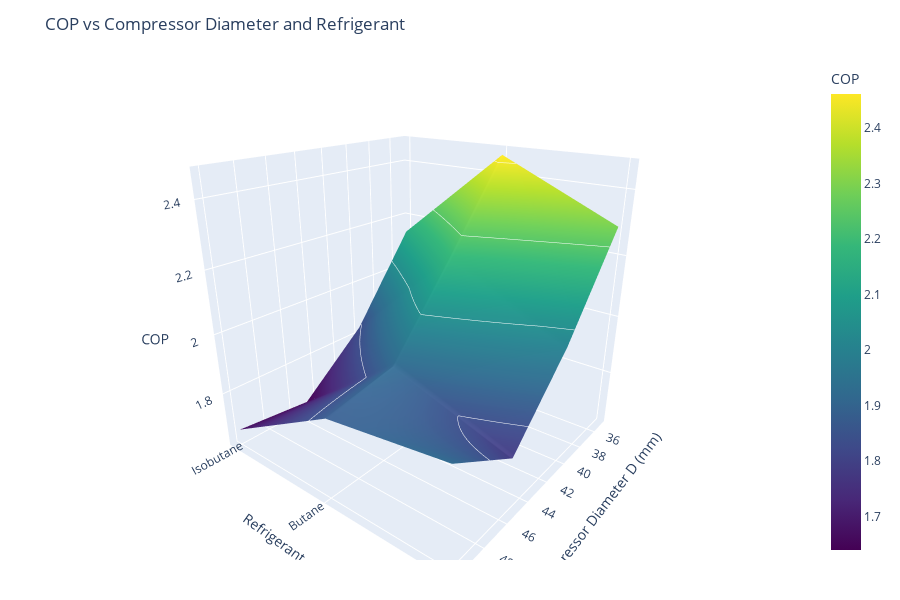

Notebook source saved alongside this figure:
### Code cell
import plotly.graph_objects as go
# Prepare data
X, Y = np.meshgrid(Ds, range(len(fluids)))  # X: compressor diameters, Y: fluid indices
Z = COP_matrix

# Create surface plot
fig = go.Figure(data=[
    go.Surface(
        z=Z,
        x=X,
        y=Y,
        colorscale='Viridis',
        colorbar=dict(title="COP"),
        showscale=True,
        contours = {"z": {"show": True, "start": np.nanmin(Z), "end": np.nanmax(Z), "size": 0.2, "color":"white"}}
    )
])

# Update axes
fig.update_layout(
    title="COP vs Compressor Diameter and Refrigerant",
    scene=dict(
        xaxis=dict(title='Compressor Diameter D (mm)'),
        yaxis=dict(title='Refrigerant', tickvals=list(range(len(fluids))), ticktext=fluids),
        zaxis=dict(title='COP'),
        camera=dict(eye=dict(x=1.5, y=1.2, z=0.8)),
    ),
    autosize=True,
    height=600,
    margin=dict(l=40, r=40, t=60, b=40)
)

fig.show()

### Figure 1 — Plotly figure (JSON) as saved in the notebook; plotly's stock layout.template omitted (floating-point values rounded to 4 significant figures)
{"data": [{"colorbar": {"title": {"text": "COP"}}, "colorscale": [[0, "#440154"], [0.1111, "#482878"], [0.2222, "#3e4989"], [0.3333, "#31688e"], [0.4444, "#26828e"], [0.5556, "#1f9e89"], [0.6667, "#35b779"], [0.7778, "#6ece58"], [0.8889, "#b5de2b"], [1, "#fde725"]], "contours": {"z": {"color": "white", "end": 2.461, "show": true, "size": 0.2, "start": 1.639}}, "showscale": true, "type": "surface", "x": [[35, 40, 45, 50], [35, 40, 45, 50], [35, 40, 45, 50]], "y": [[0, 0, 0, 0], [1, 1, 1, 1], [2, 2, 2, 2]], "z": [[2.136, 1.83, 1.639, 1.668], [2.461, 2.183, 1.917, 1.874], [2.29, 2.0, 1.779, 1.923]]}], "layout": {"autosize": true, "height": 600, "margin": {"b": 40, "l": 40, "r": 40, "t": 60}, "scene": {"camera": {"eye": {"x": 1.5, "y": 1.2, "z": 0.8}}, "xaxis": {"title": {"text": "Compressor Diameter D (mm)"}}, "yaxis": {"ticktext": ["Isobutane", "Butane", "Isobutene"], "tickvals": [0, 1, 2], "title": {"text": "Refrigerant"}}, "zaxis": {"title": {"text": "COP"}}}, "title": {"text": "COP vs Compressor Diameter and Refrigerant"}}}
